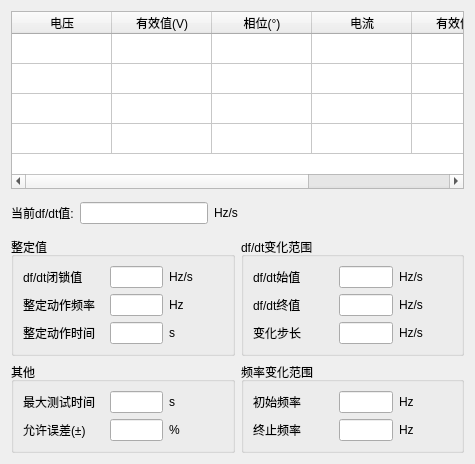
       <widget class="QWidget" name="tab_df_dt">
        <attribute name="title">
         <string>df/dt闭锁</string>
        </attribute>
        <layout class="QVBoxLayout" name="verticalLayout_2" stretch="5,1,5">
         <item>
          <widget class="QTableWidget" name="tb_df_dt">
           <property name="rowCount">
            <number>4</number>
           </property>
           <attribute name="verticalHeaderVisible">
            <bool>false</bool>
           </attribute>
           <row/>
           <row/>
           <row/>
           <row/>
           <column>
            <property name="text">
             <string>电压</string>
            </property>
           </column>
           <column>
            <property name="text">
             <string>有效值(V)</string>
            </property>
           </column>
           <column>
            <property name="text">
             <string>相位(°)</string>
            </property>
           </column>
           <column>
            <property name="text">
             <string>电流</string>
            </property>
           </column>
           <column>
            <property name="text">
             <string>有效值(A)</string>
            </property>
           </column>
           <column>
            <property name="text">
             <string>相位(°)</string>
            </property>
           </column>
          </widget>
         </item>
         <item>
          <layout class="QHBoxLayout" name="horizontalLayout_25">
           <item>
            <layout class="QHBoxLayout" name="horizontalLayout">
             <item>
              <widget class="QLabel" name="label_40">
               <property name="text">
                <string>当前df/dt值:</string>
               </property>
              </widget>
             </item>
             <item>
              <widget class="QLineEdit" name="lineEdit_18"/>
             </item>
             <item>
              <widget class="QLabel" name="label_41">
               <property name="text">
                <string>Hz/s</string>
               </property>
              </widget>
             </item>
            </layout>
           </item>
           <item>
            <spacer name="horizontalSpacer">
             <property name="orientation">
              <enum>Qt::Horizontal</enum>
             </property>
             <property name="sizeHint" stdset="0">
              <size>
               <width>40</width>
               <height>20</height>
              </size>
             </property>
            </spacer>
           </item>
          </layout>
         </item>
         <item>
          <layout class="QGridLayout" name="gridLayout_4" rowstretch="3,2" columnstretch="1,1">
           <item row="0" column="0">
            <widget class="QGroupBox" name="groupBox_14">
             <property name="title">
              <string>整定值</string>
             </property>
             <layout class="QVBoxLayout" name="verticalLayout_7">
              <item>
               <layout class="QHBoxLayout" name="horizontalLayout_26" stretch="3,2,2">
                <item>
                 <widget class="QLabel" name="label_42">
                  <property name="text">
                   <string>df/dt闭锁值</string>
                  </property>
                 </widget>
                </item>
                <item>
                 <widget class="QLineEdit" name="lineEdit_19"/>
                </item>
                <item>
                 <widget class="QLabel" name="label_43">
                  <property name="text">
                   <string>Hz/s</string>
                  </property>
                 </widget>
                </item>
               </layout>
              </item>
              <item>
               <layout class="QHBoxLayout" name="horizontalLayout_27" stretch="3,2,2">
                <item>
                 <widget class="QLabel" name="label_44">
                  <property name="text">
                   <string>整定动作频率</string>
                  </property>
                 </widget>
                </item>
                <item>
                 <widget class="QLineEdit" name="lineEdit_20"/>
                </item>
                <item>
                 <widget class="QLabel" name="label_45">
                  <property name="text">
                   <string>Hz</string>
                  </property>
                 </widget>
                </item>
               </layout>
              </item>
              <item>
               <layout class="QHBoxLayout" name="horizontalLayout_28" stretch="3,2,2">
                <item>
                 <widget class="QLabel" name="label_46">
                  <property name="text">
                   <string>整定动作时间</string>
                  </property>
                 </widget>
                </item>
                <item>
                 <widget class="QLineEdit" name="lineEdit_21"/>
                </item>
                <item>
                 <widget class="QLabel" name="label_47">
                  <property name="text">
                   <string>s</string>
                  </property>
                 </widget>
                </item>
               </layout>
              </item>
             </layout>
            </widget>
           </item>
           <item row="0" column="1">
            <widget class="QGroupBox" name="groupBox_15">
             <property name="title">
              <string>df/dt变化范围</string>
             </property>
             <layout class="QVBoxLayout" name="verticalLayout_8">
              <item>
               <layout class="QHBoxLayout" name="horizontalLayout_29" stretch="3,2,2">
                <item>
                 <widget class="QLabel" name="label_48">
                  <property name="text">
                   <string>df/dt始值</string>
                  </property>
                 </widget>
                </item>
                <item>
                 <widget class="QLineEdit" name="lineEdit_22"/>
                </item>
                <item>
                 <widget class="QLabel" name="label_49">
                  <property name="text">
                   <string>Hz/s</string>
                  </property>
                 </widget>
                </item>
               </layout>
              </item>
              <item>
               <layout class="QHBoxLayout" name="horizontalLayout_31" stretch="3,2,2">
                <item>
                 <widget class="QLabel" name="label_52">
                  <property name="text">
                   <string>df/dt终值</string>
                  </property>
                 </widget>
                </item>
                <item>
                 <widget class="QLineEdit" name="lineEdit_24"/>
                </item>
                <item>
                 <widget class="QLabel" name="label_53">
                  <property name="text">
                   <string>Hz/s</string>
                  </property>
                 </widget>
                </item>
               </layout>
              </item>
              <item>
               <layout class="QHBoxLayout" name="horizontalLayout_30" stretch="3,2,2">
                <item>
                 <widget class="QLabel" name="label_50">
                  <property name="text">
                   <string>变化步长</string>
                  </property>
                 </widget>
                </item>
                <item>
                 <widget class="QLineEdit" name="lineEdit_23"/>
                </item>
                <item>
                 <widget class="QLabel" name="label_51">
                  <property name="text">
                   <string>Hz/s</string>
                  </property>
                 </widget>
                </item>
               </layout>
              </item>
             </layout>
            </widget>
           </item>
           <item row="1" column="0">
            <widget class="QGroupBox" name="groupBox_16">
             <property name="title">
              <string>其他</string>
             </property>
             <layout class="QVBoxLayout" name="verticalLayout_16">
              <item>
               <layout class="QHBoxLayout" name="horizontalLayout_33" stretch="3,2,2">
                <item>
                 <widget class="QLabel" name="label_56">
                  <property name="text">
                   <string>最大测试时间</string>
                  </property>
                 </widget>
                </item>
                <item>
                 <widget class="QLineEdit" name="lineEdit_26"/>
                </item>
                <item>
                 <widget class="QLabel" name="label_57">
                  <property name="text">
                   <string>s</string>
                  </property>
                 </widget>
                </item>
               </layout>
              </item>
              <item>
               <layout class="QHBoxLayout" name="horizontalLayout_32" stretch="3,2,2">
                <item>
                 <widget class="QLabel" name="label_54">
                  <property name="text">
                   <string>允许误差(±)</string>
                  </property>
                 </widget>
                </item>
                <item>
                 <widget class="QLineEdit" name="lineEdit_25"/>
                </item>
                <item>
                 <widget class="QLabel" name="label_55">
                  <property name="text">
                   <string>%</string>
                  </property>
                 </widget>
                </item>
               </layout>
              </item>
             </layout>
            </widget>
           </item>
           <item row="1" column="1">
            <widget class="QGroupBox" name="groupBox_17">
             <property name="title">
              <string>频率变化范围</string>
             </property>
             <layout class="QVBoxLayout" name="verticalLayout_21">
              <item>
               <layout class="QHBoxLayout" name="horizontalLayout_35" stretch="3,2,2">
                <item>
                 <widget class="QLabel" name="label_60">
                  <property name="text">
                   <string>初始频率</string>
                  </property>
                 </widget>
                </item>
                <item>
                 <widget class="QLineEdit" name="lineEdit_28"/>
                </item>
                <item>
                 <widget class="QLabel" name="label_61">
                  <property name="text">
                   <string>Hz</string>
                  </property>
                 </widget>
                </item>
               </layout>
              </item>
              <item>
               <layout class="QHBoxLayout" name="horizontalLayout_34" stretch="3,2,2">
                <item>
                 <widget class="QLabel" name="label_58">
                  <property name="text">
                   <string>终止频率</string>
                  </property>
                 </widget>
                </item>
                <item>
                 <widget class="QLineEdit" name="lineEdit_27"/>
                </item>
                <item>
                 <widget class="QLabel" name="label_59">
                  <property name="text">
                   <string>Hz</string>
                  </property>
                 </widget>
                </item>
               </layout>
              </item>
             </layout>
            </widget>
           </item>
          </layout>
         </item>
        </layout>
       </widget>
